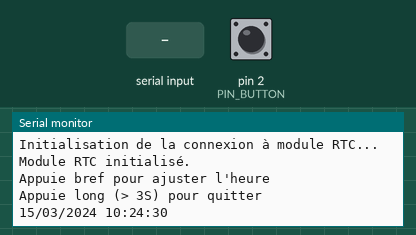
The sketch below on a simulated Arduino Uno, built with avr-gcc and run on an emulated ATmega328P. On the bench: the last lines printed to the serial monitor. Wiring (inferred from the names in the program): DS1307 clock at I2C address 0x68. The inputs (shaded band) are chosen by the test bench; at power-on: pin 2 (PIN_BUTTON) HIGH. The local clock reads 2024-03-15 10:24:30 at power-on unless the sketch sets it.

Above: at 1.3 s.
1.4 s: pin 2 (PIN_BUTTON) pulled LOW for 0.15 s
At 2.0 s:
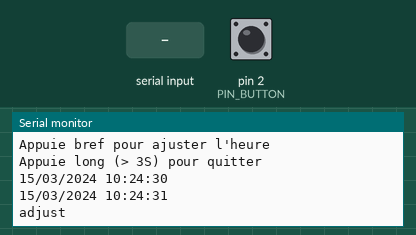
3.0 s: "90,45,200\n" received over Serial
At 3.5 s:
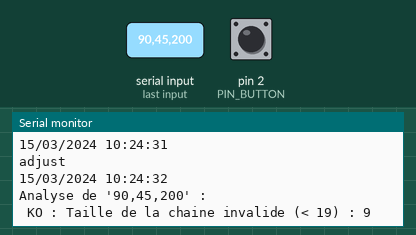
4.5 s: "30,150,10\n" received over Serial
At 4.93 s:
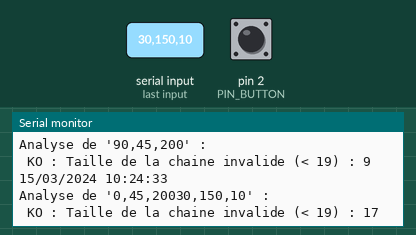
6.0 s: "90,45\n" received over Serial
At 6.44 s:
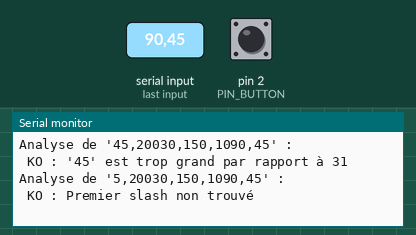
7.5 s: pin 2 (PIN_BUTTON) pulled LOW for 3.2 s
At 10.67 s:
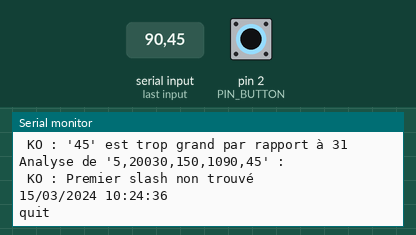
12.2 s: "30,150\n" received over Serial
At 13.4 s:
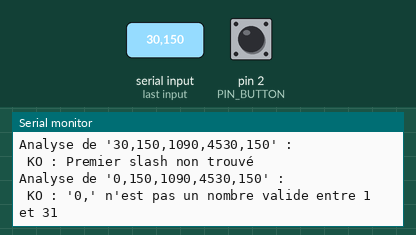
Timing chart, 0 to 14.9 s (numbered marks = the images above; inputs shaded):
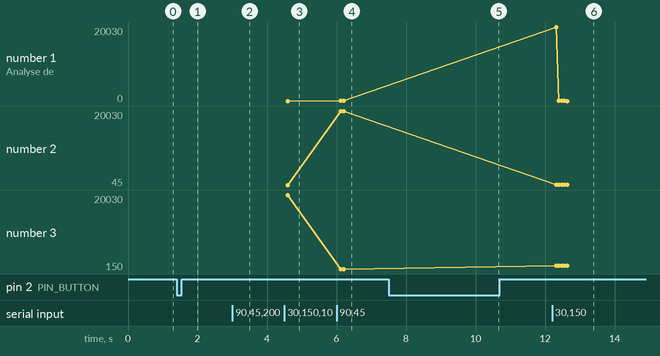

The sketch:

MAJ_Horloge.ino
```cpp
//---------------------------------------------------------------------------------------------------
// 27/03/2020 : finalisation de la librairie Horloge pour gérer un module RTC sur port I2C
// 27/03/2020 : Le programme sert aussi à mettre à l'heure le module en communiquant avec le PC
//              ou en poussant l'heure depuis le moniteur serie (format dd/MM/yyyy HH:mm:ss)
//---------------------------------------------------------------------------------------------------
//--- Module RTC 4 fils : SDL -> A4  SDA -> A5 + GND et 5V : Adresse I2C : 0x68 ou 0x50 ?
//---------------------------------------------------------------------------------------------------
//--- le programme interroge le module RTC et renvoie la date de l'heure sur le port série
//--- si on envoie une chaine date valide au format dd/MM/yyyy HH:mm:ss sur le port série l'heure du
//--- module RTC est mise à jour avec l'information.
//---------------------------------------------------------------------------------------------------
//--- Si vous voulez ajuster à partir de l'heure du PC :
//---    Câblez un bouton sur l'arduino (entre la pin 2 et la masse GND)
//---    Lancez l'application "AdjutDateTimeFormPC.exe" (.net Core 3.1)
//---    Un appuie court sur le bouton ==> met à jour l'heure du module RTC avec l'heure du PC
//---    Un appuie long sur le bouton pour quitter l'application sur PC.
//---------------------------------------------------------------------------------------------------
#include <SPI.h>
#include <Adafruit_SSD1306.h>
#include "Horloge.h"
//---------------------------------------------------------------------------------------------------
#define ADRESSE_HORLOGE 0x68   // adresse I2C de la carte RTC
#define PIN_BUTTON 2           // Pin du bouton pour demander de forcer l'heure depuis le PC
#define DELAY_QUIT 3000        // Temps en ms pour quitter l'application PC
//---------------------------------------------------------------------------------------------------
//--- Variables
Horloge myhorloge = Horloge(ADRESSE_HORLOGE);  // pour accéder au module RTC

String inputString = "";    // Chaine reçue sur le port série à analyser
DateTime_t adjustTime;      // Heure reçue à ajuster
DateTime_t now;             // Heure courante
byte bt;                    // Etat du bouton
boolean adjusting = false;  // Mode ajustement activable
unsigned long timer;        // Pour mesurer le temps d'appui sur le bouton du bouton
int cpt = 100;              // compteur pour pas affiche des infos tous les 100ms

//---------------------------------------------------------------------------------
//--- Setup
void setup(){
  pinMode(PIN_BUTTON, INPUT_PULLUP);

  Serial.begin(9600);
  Serial.println(F("Démarrage en cours..."));
  Serial.println(F("Initialisation de la connexion à module RTC..."));
  Wire.begin();
  Serial.println(F("Module RTC initialisé."));
  Serial.println(F("Appuie bref pour ajuster l'heure"));
  Serial.println(F("Appuie long (> 3S) pour quitter"));
}

//---------------------------------------------------------------------------------
//--- Loop
void loop() {
  bt = digitalRead(PIN_BUTTON);
  if (bt == LOW) { // bouton enfoncé
    if (adjusting && millis() - timer > DELAY_QUIT) { // press + de 3 secondes
      Serial.println(F("quit")); // demande au PC de quitter
      adjusting = false;
    } else {
      if (!adjusting){ // premier appuie
        adjusting = true;
        timer = millis();
      }
    }
  } else { // bt relaché
    if (adjusting) { // premier relachement (après une détection d'un appuie sur le bouton !)
      adjusting = false;
      Serial.println(F("adjust"));  // demande au PC d'envoyer l'heure sur le port série
    }

    if(myhorloge.getDateTimeNow(&now)) { // elle est pas démarrée
     if (cpt > 20) { // pour pas afficher trop souvent (Ici tous les 2s 20 x 100ms)
      Serial.println(F("Erreur GetDateTime"));
      cpt = 0;
     } else {
      cpt++;
     }
    } else {
      if (cpt > 10) { // pour pas afficher trop souvent (Ici tous les 1s 10 x 100ms)
        Serial.println(myhorloge.getFullDateTimeString(now));
        cpt = 0;
      } else {
        cpt++;
      }
    }
    delay(100); // ralentir l'arduino
  }
}

//---------------------------------------------------------------------------------
//--- SerialEvent : réception de caractères depuis le port série ==> la date à ajuster
void serialEvent() {
  while (Serial.available()) {
    char inChar = (char)Serial.read();
    if (inChar == '\n') { // fin de chaine
      bool done = false;
      do { // Tant qu'on a plein de caractères on essaie d'analyser
        Serial.print(F("Analyse de '")); Serial.print(inputString); Serial.println(F("' :"));
        if (stringValide(inputString)) { // si ok adjustTime contient la bonne heure
          myhorloge.adjust(adjustTime);
          Serial.print(F("Nouvelle date et heure : ")); Serial.println(myhorloge.getFullDateTimeString(adjustTime));
          delay(500);
          inputString = "";
          done = true;
        } else if (inputString.length() > 1) { // on grignote le premier caractère pour voir si la chaine est valide
          inputString = inputString.substring(1);
        }
      }
      while(!done && inputString.length() >= 19);
    } else {  // pas de fin de chaine on concatène
     inputString += inChar;
     //Serial.print("Received "); Serial.println(inputString);
    }
  }
}

//---------------------------------------------------------------------------------
//--- StringValide : analyse la chaine txt, met à jour adjustTime, et renvoie true
//--- si tout est ok
//--- pour que tout soit ok il faut que txt soit de la forme dd/MM/yyyy HH:mm:ss
boolean stringValide(String txt) {
  //Serial.print("Analyse de : '");  Serial.print(txt); Serial.println("'...");
  if (txt.length() < 19)
  { // pas assez de chiffres
    Serial.print(F(" KO : Taille de la chaine invalide (< 19) : "));  Serial.println(txt.length());
    return false;
  }
  //--- dd
  String t = txt.substring(0, 2);
  //Serial.print("Day : '");  Serial.print(t); Serial.println("' : ?");
  if (!isValidNumber(t, 1, 31)) {
    return false;
  }
  adjustTime.days = t.toInt();
  if (txt[2] != '/') {
    Serial.println(F(" KO : Premier slash non trouvé "));
    return false;
  }
  //--- MM
  t = txt.substring(3, 5);
  //Serial.print("Month : '");  Serial.print(t); Serial.println("' : ?");
  if (!isValidNumber(t, 1, 12)) {
    return false;
  }
  adjustTime.months = t.toInt();
  if (txt[5] != '/') {
    Serial.println(F(" KO : Second Slash non trouvé "));
    return false;
  }
  if (adjustTime.days == 31) { // on vérifie qu'un jour à 31 est avec un mois qui accepte 31 jours
   if (adjustTime.months == 2 || adjustTime.months == 4 || adjustTime.months == 6 || adjustTime.months == 9 || adjustTime.months == 11) {
     Serial.println(F(" KO : Jour incompatible avec le mois"));
     return false;
    }
  } else if (adjustTime.months == 2 && adjustTime.days > 29) { // 30 et 31 février interdit !
    Serial.println(F(" KO : Jour incompatible avec février"));
    return false;
  }
  //--- YYYY
  t = txt.substring(6, 10);
  //Serial.print("year : '");  Serial.print(t); Serial.println("' : ?");
  if (!isValidNumber(t, 2000, 2099)) { // on verra le prochain siècle !
    return false;
  }
  int theyear = t.toInt();
  adjustTime.year =  theyear - 2000;
  if (adjustTime.months == 2 && adjustTime.days == 29) {
    if (!((theyear % 400) == 0 || (((theyear % 4) == 0) &&  ((theyear %100) != 0)))) {
      Serial.println(F(" KO : l'année n'est pas bisextile 29 fev interdit"));
      return false;
    }
  }
  if (txt[10] != ' ') {
    Serial.println(F(" KO : Espace non trouvé "));
    return false;
  }
  //--- HH
  t = txt.substring(11, 13);
  //Serial.print("Hour : '");  Serial.print(t); Serial.println("' : ?");
  if (!isValidNumber(t, 0, 23)) {
    return false;
  }
  adjustTime.hours = t.toInt();
  if (txt[13] != ':') {
    Serial.println(F(" KO : Premier 2 points non trouvé "));
    return false;
  }
  //--- mm
  t = txt.substring(14, 16);
  //Serial.print("Minute : '");  Serial.print(t); Serial.println("' : ?");
  if (!isValidNumber(t, 0, 59)) {
    return false;
  }
  adjustTime.minutes = t.toInt();
  if (txt[16] != ':') {
    Serial.println(F(" KO : Second 2 points non trouvé "));
    return false;
  }
  //--- ss
  t = txt.substring(17, 19);
  //Serial.print("Second : '");  Serial.print(t); Serial.println("' : ?");
  if (!isValidNumber(t, 0, 59)) {
    return false;
  }
  adjustTime.seconds = t.toInt();
  return true;
 }

//---------------------------------------------------------------------------------
//--- IsValidNumber : Vérifie que txt est est une string qui contient un int compris entre vmin(inclu) et vmax(inclu)
boolean isValidNumber(String txt, int vmin, int vmax) {
  int nb = txt.toInt();
  if (nb == 0 && txt != "0" && txt != "00") {
    Serial.print(F(" KO : '")); Serial.print(txt); Serial.print(F("' n'est pas un nombre valide entre "));
    Serial.print(vmin);  Serial.print(F(" et "));  Serial.println(vmax);
    return false;
  }
  if (nb < vmin) {
    Serial.print(F(" KO : '")); Serial.print(txt); Serial.print(F("' est trop petit par rapport à "));
    Serial.println(vmin);
    return false;
  }
  if (nb > vmax) {
    Serial.print(F(" KO : '")); Serial.print(txt); Serial.print(F("' est trop grand par rapport à "));
    Serial.println(vmax);
    return false;
  }
  return true;
}
```

Horloge.cpp
```cpp
//---------------------------------------------------------------------------------------------------
//--- librairie pour la gestion de l'horloge (Lire et ajuster l'heure sur le module RTC
//---------------------------------------------------------------------------------------------------
// 27/03/2020 : Maj ajout de fonctions pour afficher les secondes
//---------------------------------------------------------------------------------------------------
#include <Arduino.h>
#include <Wire.h>
#include "Horloge.h"

//---------------------------------------------------------------------------------------------------
//--- Horloge : contructeur : donne l'adresse du module
Horloge::Horloge(uint8_t a)
{
  this->_adresse = a;
}

//---------------------------------------------------------------------------------------------------
//--- Horloge : Fonction récupérant l'heure et la date courante à partir du module RTC.
//--- Place les valeurs lues dans la structure passée en argument (par pointeur).
//--- N.B. Retourne 1 si le module RTC est arrété (plus de batterie, horloge arrétée manuellement, etc.), 0 le reste du temps.
byte Horloge::getDateTimeNow(DateTime_t *datetime) {
  Wire.beginTransmission(this->_adresse); // Début de la transaction I2C
  Wire_write((byte) 0);             // Ecriture mémoire à l'adresse 0x00
  Wire.endTransmission();           // Fin de la transaction I2C
  Wire.requestFrom(this->_adresse, (byte) DS1307_CTRL_REGISTER); // Lit 7 octets depuis la mémoire du module RTC
  byte raw_seconds = Wire_read();
  datetime->seconds = this->bcd_to_decimal(raw_seconds);
  datetime->minutes = this->bcd_to_decimal(Wire_read());
  byte raw_hours = Wire_read();
  if (raw_hours & 64) { // Format 12h
    datetime->hours = this->bcd_to_decimal(raw_hours & 31);
    datetime->is_pm = raw_hours & 32;
  } else { // Format 24h
    datetime->hours = this->bcd_to_decimal(raw_hours & 63);
    datetime->is_pm = 0;
  }
  datetime->day_of_week = this->bcd_to_decimal(Wire_read());
  datetime->days = this->bcd_to_decimal(Wire_read());
  datetime->months = this->bcd_to_decimal(Wire_read());
  datetime->year = this->bcd_to_decimal(Wire_read());

  // Si le bit 7 des secondes == 1 : le module RTC est arrété
  return raw_seconds & 128;
}

//---------------------------------------------------------------------------------------------------
//--- Horloge : Fonction de conversion BCD -> decimal
byte Horloge::bcd_to_decimal(byte bcd) {
  return (bcd / 16 * 10) + (bcd % 16);
}
//---------------------------------------------------------------------------------------------------
//--- Horloge : Fonction de conversion decimal -> BCD
byte Horloge::decimal_to_bcd(byte decimal) {
  return (decimal / 10 * 16) + (decimal % 10);
}
//---------------------------------------------------------------------------------------------------
//--- Horloge : indique si deux dates sont identiques
byte Horloge::dateEquals(DateTime_t d1, DateTime_t d2) {
  if (d1.year != d2.year) {
    return false;
  }
  if (d1.months != d2.months) {
    return false;
  }
  if (d1.days != d2.days) {
    return false;
  }
  if (d1.hours != d2.hours) {
    return false;
  }
  if (d1.minutes != d2.minutes) {
    return false;
  }
  if (d1.seconds != d2.seconds) {
   return false;
  }
  return true;
}
//---------------------------------------------------------------------------------------------------
//--- Horloge : Fonction ajustant l'heure et la date courante du module RTC à partir des informations fournies.
//--- N.B. Redémarre l'horloge du module RTC si nécessaire.
void Horloge::adjust(DateTime_t ladate) {
  Wire.beginTransmission(this->_adresse);                 // Début de la transaction I2C
  Wire_write((byte) 0);                             // Ecriture mémoire à l'adresse 0x00
  Wire_write(this->decimal_to_bcd(ladate.seconds) & 127); // CH = 0
  Wire_write(this->decimal_to_bcd(ladate.minutes));
  Wire_write(this->decimal_to_bcd(ladate.hours) & 63);    // Mode 24h
  Wire_write(this->decimal_to_bcd(ladate.day_of_week));
  Wire_write(this->decimal_to_bcd(ladate.days));
  Wire_write(this->decimal_to_bcd(ladate.months));
  Wire_write(this->decimal_to_bcd(ladate.year));
  Wire.endTransmission();                           // Fin de transaction I2C
}
//---------------------------------------------------------------------------------------------------
//--- Horloge : Renvoie une chaine donnant la date et l'heure complète (format dd/MM/yyyy HH:mm:ss)
String Horloge::getFullDateTimeString(DateTime_t ladate) {
  String text = "";
  text += getDateString(ladate);
  text += " ";
  text += getTimeSecondString(ladate, 1);
  return text;
}
//---------------------------------------------------------------------------------------------------
//--- Horloge : Renvoie une chaine donnant la date (format dd/MM/yyyy)
String Horloge::getDateString(DateTime_t ladate) {
  String date = "";
  if (ladate.days < 10) {
    date += "0";
  }
  date += ladate.days;
  date += "/";
  if (ladate.months < 10) {
    date += "0";
  }
  date += ladate.months;
  date += "/";
  date += (ladate.year + 2000);
  return date;
}
//---------------------------------------------------------------------------------------------------
//--- Horloge : Renvoie une chaine donnant l'heure et le minutes (format HH:mm)
String Horloge::getTimeString(DateTime_t ladate, byte sepi) {
  String text = "";
  if (ladate.hours < 10) {
    text += "0";
  }
  text += ladate.hours;
  text += sepi == 1 ? ":" : " ";
  if (ladate.minutes < 10) {
    text += "0";
  }
  text += ladate.minutes;
  return text;
}
//---------------------------------------------------------------------------------------------------
//--- Horloge : Renvoie une chaine donnant l'heure, minutes et les secondes (format HH:mm:ss)
String Horloge::getTimeSecondString(DateTime_t ladate, byte sepi) {
  String text = "";
  text += getTimeString(ladate, sepi);
  text += sepi == 1 ? ":" : " ";
  if (ladate.seconds < 10) {
    text += "0";
  }
  text += ladate.seconds;
  return text;
}
```

Source omitted: Horloge.h (3981 bytes)

Measured:
- after the input at 1.4 s, the serial monitor: prints a new line after 0.15 s (image 1)
- after the input at 3.0 s, the serial monitor: prints a new line after 0.07 s (image 2)
- after the input at 4.5 s, the serial monitor: prints a new line after 0.09 s (image 3)
- after the input at 6.0 s, the serial monitor: prints a new line at once (image 4)
- after the input at 7.5 s, the serial monitor: prints a new line after 3.0 s (image 5)
- after the input at 12.2 s, the serial monitor: prints a new line at once (image 6)
- plotted number 1: 0 → 5 after the input at 6.0 s, 5 → 0 after the input at 12.2 s
- plotted number 2: 20030 → 150 after the input at 12.2 s
